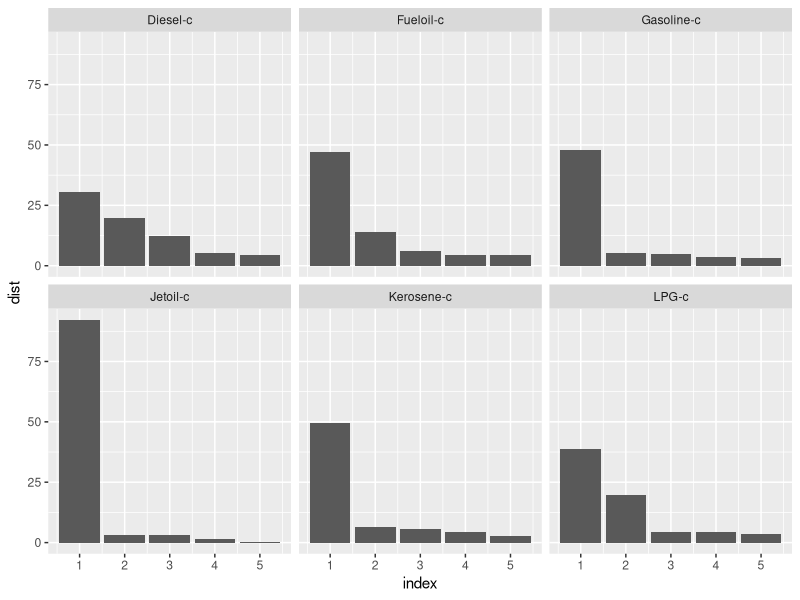
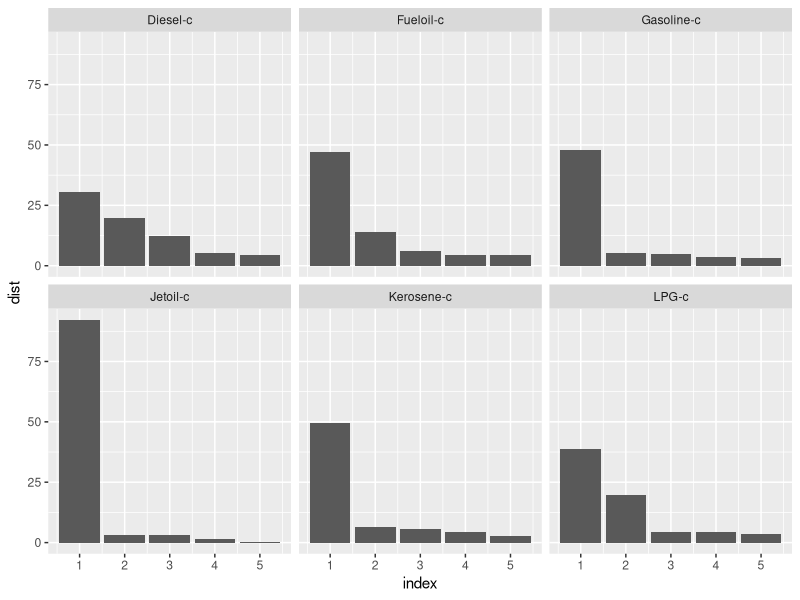
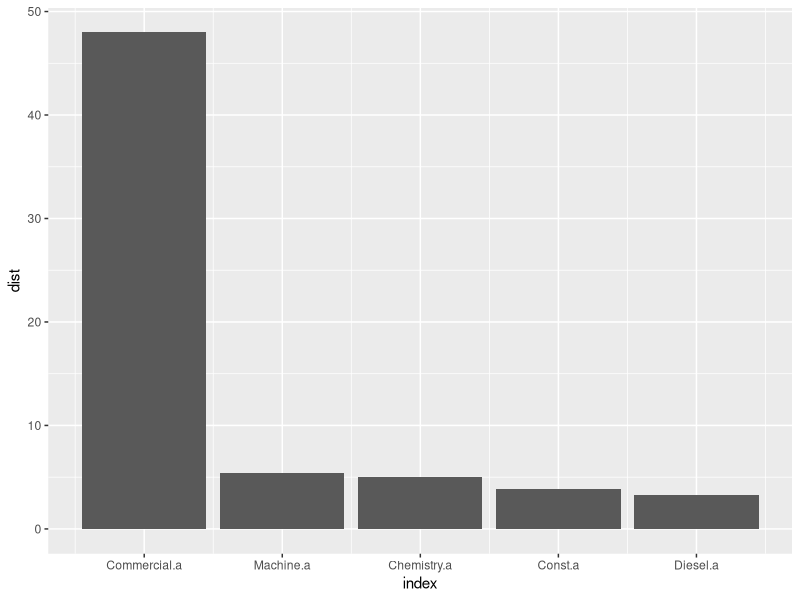
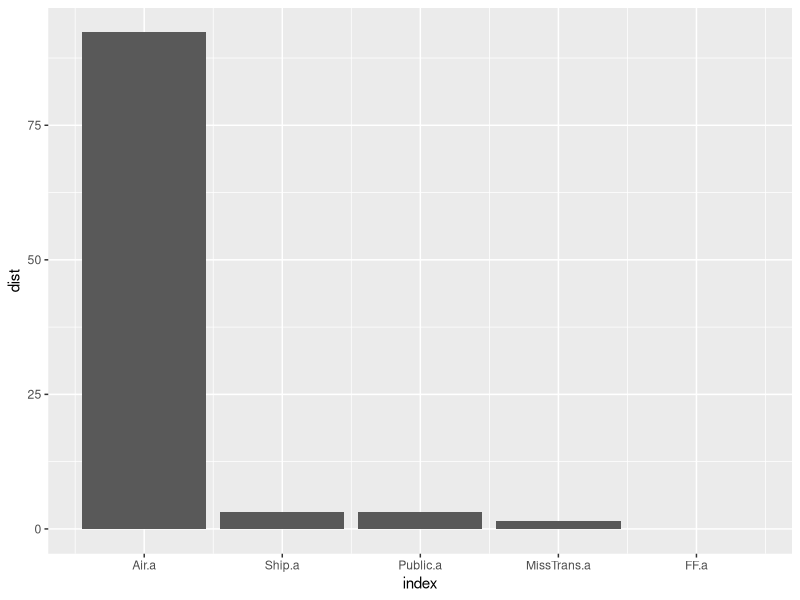
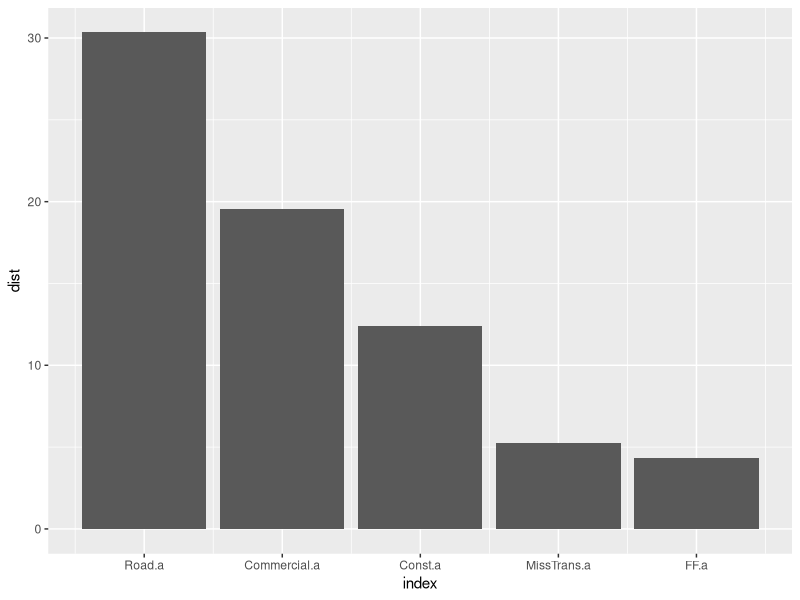
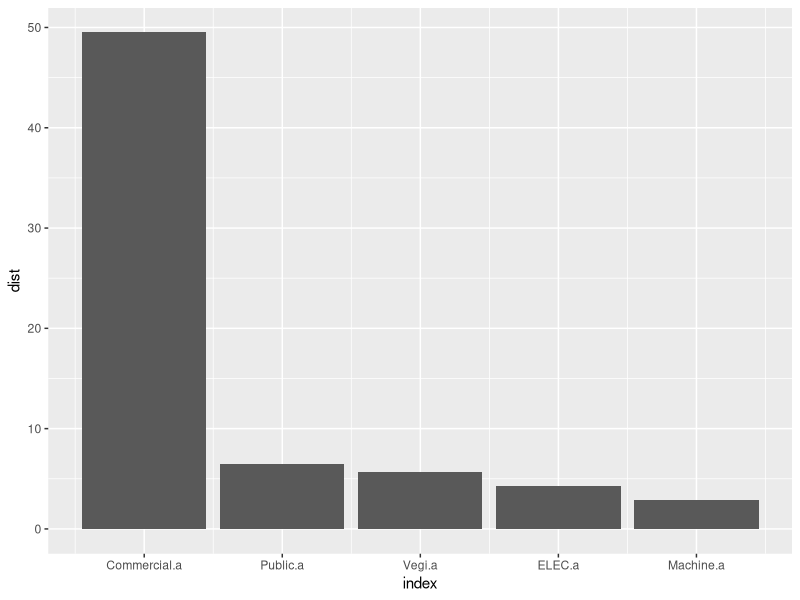
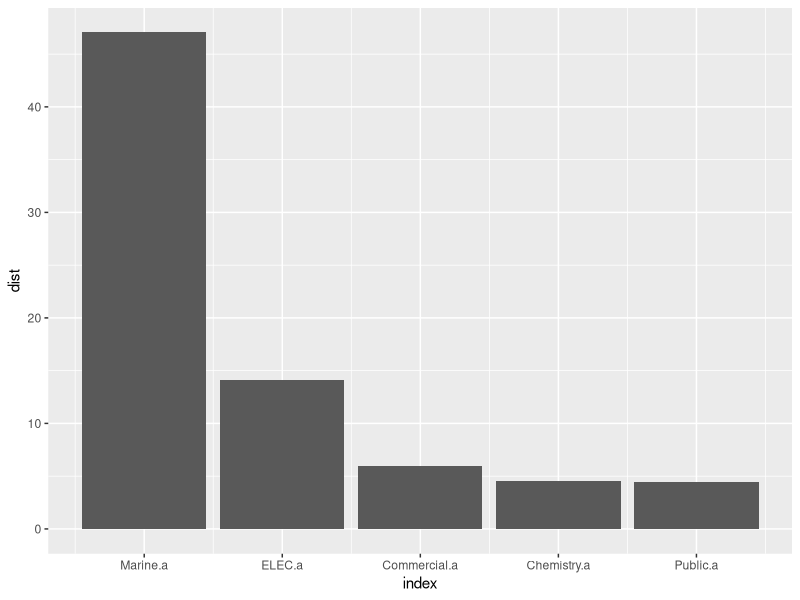
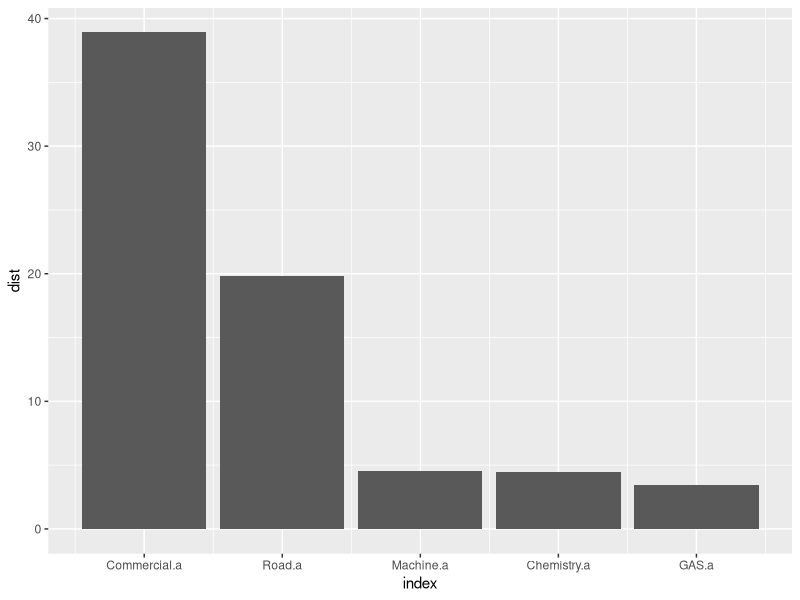

R code for these plots, in order:
SAM_model=read.csv(file="../SAM/b_sam_model_ng_pos.csv",header=T,as.is=T)
A=SAM_model[which(grepl("-c",SAM_model$X)),c(1,which(grepl("\\.a",colnames(SAM_model))))]
rownames(A)=SAM_model$X[grepl("-c",SAM_model$X)]

Fuel_name=c("Gasoline-c",     "Jetoil-c",       "Diesel-c",       "Kerosene-c",    "Fueloil-c",      "LPG-c")
library(dplyr)
library(tidyr)
library(ggplot2)
FuelA=A[match(Fuel_name,A$X),]
FuelA %>% 
  gather(key="demand",value,-1) %>%
  group_by(X) %>%
  arrange(X,desc(value)) %>%
  mutate(dist=100*(value/sum(value))) %>%
  top_n(5)%>%
  mutate(index=(1:5)) %>%
  ggplot(aes(x=index,y=dist))+geom_bar(stat="identity")+facet_wrap(~X)
  ggsave("Fueldmand.png")

    FuelA %>% 
    gather(key="demand",value,-1) %>%
    group_by(X) %>%
    arrange(X,desc(value)) %>%
    mutate(dist=100*(value/sum(value))) %>%
    top_n(5)%>%
    mutate(index=(1:5)) %>%
#    ggplot(aes(x=index,y=dist))+geom_bar(stat="identity")+facet_wrap(~X)
    gather(key="data",value,(2:4)) %>%
    spread(key=data,value) %>%
    write.csv(file="Top5.dist.csv")

for (i in 1:6){
  FuelA.i=FuelA[i,]
  Top5.i=FuelA.i %>% 
    gather(key="demand",value,-1) %>%
    arrange(desc(value)) %>%
    mutate(dist=100*(value/sum(value)))%>%
    mutate(index=(1:54)) %>%
    filter(index<=5)
print("")    
Top5.i %>%
  select(X,demand,dist) %>%
  print()

    ggplot(Top5.i,aes(x=index,y=dist))+geom_bar(stat="identity")+scale_x_continuous(breaks=Top5.i$index,labels=Top5.i$demand)
    figname=paste(FuelA.i$X,".png",sep="")
    ggsave(figname,width=4,height=4) 
  }